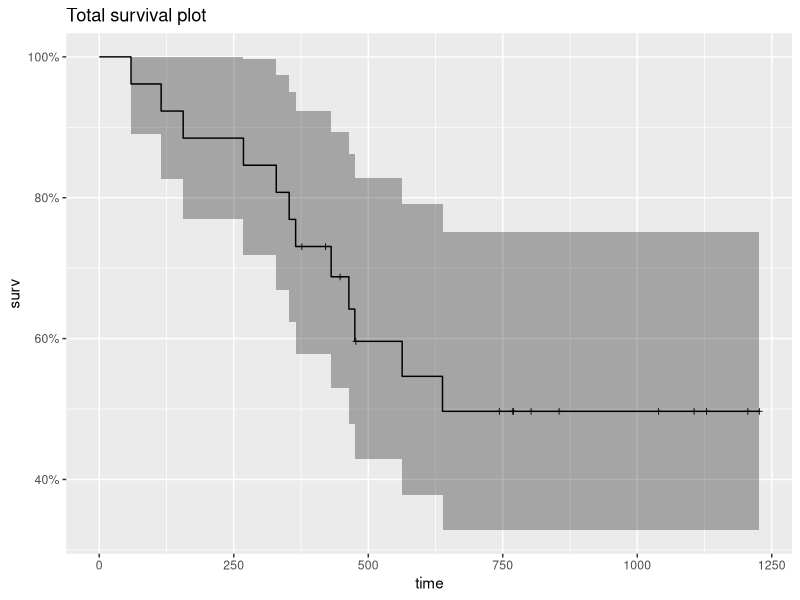
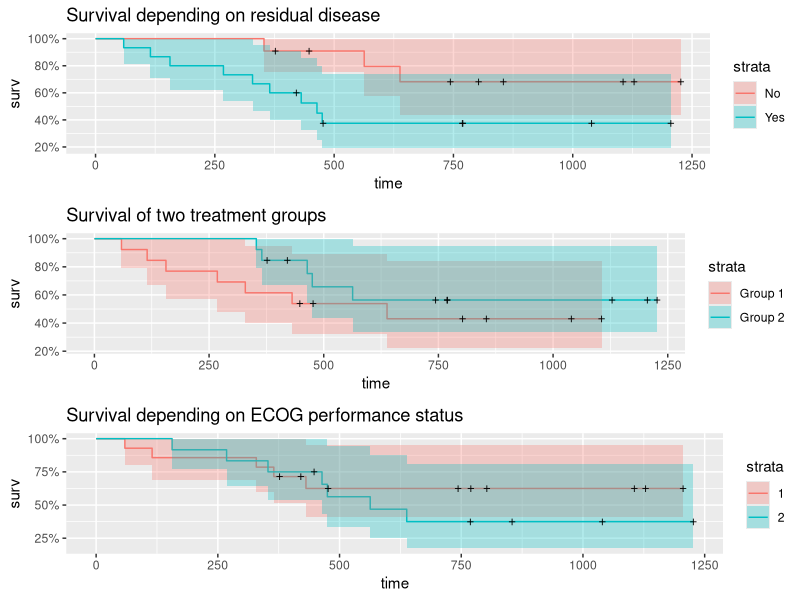

Reproduce these figures in R, in order. (Note: this script raises an error after producing the figures.)
## ---- chunk 1
knitr::opts_chunk$set(echo = TRUE)
require(survival)
require(dplyr)
require(ggplot2)
require(psych)
require(ggfortify)
require(survminer)
require(gridExtra)
require(coin)
## ---- chunk 2
ovarian <- as_tibble(survival::ovarian)
str(ovarian)
## ---- chunk 3
ovarian$resid.ds <- factor(ovarian$resid.ds, levels = c('1', '2'), labels = c('No', 'Yes'))
ovarian$rx <- factor(ovarian$rx, levels = c('1', '2'), labels = c('Group 1', 'Group 2'))
ovarian$ecog.ps <- factor(ovarian$ecog.ps, levels = c('1', '2'))
describe(ovarian)
## ---- chunk 4
km_fit <- survfit(Surv(futime, fustat) ~ 1, data=ovarian)
autoplot(km_fit) + ggtitle("Total survival plot")
## ---- chunk 5
km_resid_fit <- survfit(Surv(futime, fustat) ~ resid.ds, data=ovarian)
res_1 <- autoplot(km_resid_fit) + ggtitle("Survival depending on residual disease")

km_rx_fit <- survfit(Surv(futime, fustat) ~ rx, data=ovarian)
res_2 <- autoplot(km_rx_fit) + ggtitle("Survival of two treatment groups")

km_ecog_fit <- survfit(Surv(futime, fustat) ~ ecog.ps, data=ovarian)
res_3 <- autoplot(km_ecog_fit) + ggtitle("Survival depending on ECOG performance status")
grid.arrange(res_1, res_2, res_3)
## ---- chunk 6
logrank_1 <- logrank_test(Surv(futime, fustat) ~ rx, data = ovarian)
logrank_2 <-logrank_test(Surv(futime, fustat) ~ resid.ds, data = ovarian)
logrank_3 <-logrank_test(Surv(futime, fustat) ~ ecog.ps, data = ovarian)
## ---- chunk 7
cox <- coxph(Surv(futime, fustat) ~ rx + resid.ds + ecog.ps + age, data = ovarian)
summary(cox)
## ---- chunk 8
ggforest(cox, data = ovarian)
